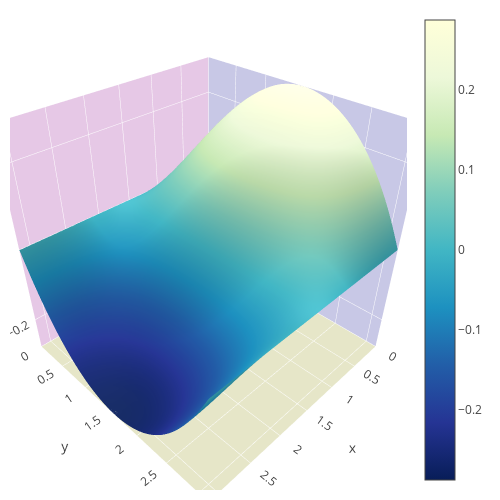

The notebook cell this image was saved under:
### Code cell
l = np.zeros((N, K))
u = np.zeros((T0+2, N, K))
u[0] = l
for m in np.arange(T0+1):
    lh = np.zeros((N, K))
    for n in np.arange(1, N - 1):
        F = np.zeros(K)
        alpha =np.zeros(K)
        beta = np.zeros(K)
        alpha[1] = 0 #-Bx/Cx
        beta[1] = 0 #-F[0]/Cx
        result = np.zeros(K)
        for k in np.arange(K):
            F[k] = ht/(2*hx*hx)*l[n-1][k]+(1-ht/hx**2)*l[n][k]+ht/(2*hx*hx)*l[n+1][k]+ht/2*f(hx*n, 0, (m+0.5)*ht)
        for k in np.arange(1, K-1):
            alpha[k+1] = -Bx/(Ax*alpha[k]-Cx)
            beta[k+1] = (-Ax*beta[k]-F[k])/(Ax*alpha[k]-Cx)
        result[K-1] = 0
        for k in range(K-2, 0, -1):
            result[k] = alpha[k+1]*result[k+1]+beta[k+1]
        lh[n] = result
    #for k in np.arange(K):
        #lh[0][k] = lh[1][k]
        #lh[N-1][k] = lh[N-2][k]
    
    l = l.T
    lh = lh.T
    for k in np.arange(1, K - 1):
        F = np.zeros(N)
        alpha =np.zeros(N)
        beta = np.zeros(N)
        alpha[1] = 1
        result = np.zeros(N)
        for n in np.arange(N):
            F[n] = ht/(2*hx*hx)*lh[k-1][n]+(1-ht/hx**2)*lh[k][n]+ht/(2*hx*hx)*lh[k+1][n]+ht/2*f(hx*n, 0, (m+1)*ht)
        for n in np.arange(1, N-1):
            alpha[n+1] = -Bx/(Ax*alpha[n]-Cx)
            beta[n+1] = (-Ax*beta[n]-F[n])/(Ax*alpha[n]-Cx)
        result[N-1] = beta[N-1]/(1-alpha[N-1])
        for n in range(N-2, 0, -1):
            result[n] = alpha[n+1]*result[n+1]+beta[n+1]
        result[0] = result[1]
        result[N-1] = result[N-2]
        l[k]= result
    for n in np.arange(N):
        l[0][n] = l[K-1][n] = 0
    
    l = l.T
    u[m+1] = l.T

plot_u(Y, X, l.T)
print("t = ", m*ht)

### Figure 1 — Plotly figure (JSON) as saved in the notebook; plotly's stock layout.template omitted (floating-point values rounded to 4 significant figures; data arrays with more than 128 entries replaced by an {"elided": "..."} marker saying what was removed)
{"data": [{"colorscale": "YlGnBu", "type": "surface", "uid": "fb1a3fb9-eac4-43e2-b17b-f537f83e4933", "x": {"elided": "80x80 float values"}, "y": {"elided": "80x80 float values"}, "z": {"elided": "80x80 float values"}}], "layout": {"height": 500, "margin": {"b": 10, "l": 10, "r": 20, "t": 10}, "scene": {"xaxis": {"backgroundcolor": "rgb(200, 200, 230)", "gridcolor": "rgb(255, 255, 255)", "range": [0, 3.142], "showbackground": true, "title": {"text": "x"}, "zerolinecolor": "rgb(255, 255, 255)"}, "yaxis": {"backgroundcolor": "rgb(230, 200,230)", "gridcolor": "rgb(255, 255, 255)", "range": [0, 3.142], "showbackground": true, "title": {"text": "y"}, "zerolinecolor": "rgb(255, 255, 255)"}, "zaxis": {"backgroundcolor": "rgb(230, 230,200)", "gridcolor": "rgb(255, 255, 255)", "range": [-0.287, 0.287], "showbackground": true, "title": {"text": "u(x, y)"}, "zerolinecolor": "rgb(255, 255, 255)"}}, "width": 500}}
